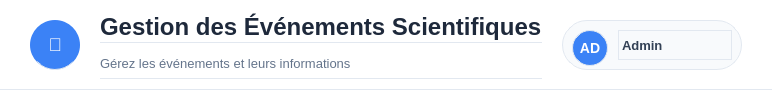
         <widget class="QFrame" name="headerFrameEvenements">
          <property name="minimumSize">
           <size>
            <width>0</width>
            <height>90</height>
           </size>
          </property>
          <property name="maximumSize">
           <size>
            <width>16777215</width>
            <height>90</height>
           </size>
          </property>
          <property name="styleSheet">
           <string notr="true">background-color: white; border-bottom: 1px solid #e2e8f0;</string>
          </property>
          <property name="frameShape">
           <enum>QFrame::Shape::NoFrame</enum>
          </property>
          <layout class="QHBoxLayout" name="horizontalLayoutHeaderEv">
           <property name="spacing">
            <number>20</number>
           </property>
           <property name="leftMargin">
            <number>30</number>
           </property>
           <property name="rightMargin">
            <number>30</number>
           </property>
           <item>
            <widget class="QLabel" name="iconEvenements">
             <property name="minimumSize">
              <size>
               <width>50</width>
               <height>50</height>
              </size>
             </property>
             <property name="maximumSize">
              <size>
               <width>50</width>
               <height>50</height>
              </size>
             </property>
             <property name="styleSheet">
              <string notr="true">background-color: #3b82f6; border-radius: 25px; color: white; font-size: 18px;</string>
             </property>
             <property name="text">
              <string>📅</string>
             </property>
             <property name="alignment">
              <set>Qt::AlignmentFlag::AlignCenter</set>
             </property>
            </widget>
           </item>
           <item>
            <layout class="QVBoxLayout" name="verticalLayoutTitleEv">
             <property name="spacing">
              <number>4</number>
             </property>
             <item>
              <widget class="QLabel" name="titleEvenements">
               <property name="styleSheet">
                <string notr="true">color: #1e293b; font-size: 24px; font-weight: 700; background: transparent;</string>
               </property>
               <property name="text">
                <string>Gestion des Événements Scientifiques</string>
               </property>
              </widget>
             </item>
             <item>
              <widget class="QLabel" name="subtitleEvenements">
               <property name="styleSheet">
                <string notr="true">color: #64748b; font-size: 13px; background: transparent;</string>
               </property>
               <property name="text">
                <string>Gérez les événements et leurs informations</string>
               </property>
              </widget>
             </item>
            </layout>
           </item>
           <item>
            <spacer name="horizontalSpacerHeaderEv">
             <property name="orientation">
              <enum>Qt::Orientation::Horizontal</enum>
             </property>
             <property name="sizeHint" stdset="0">
              <size>
               <width>0</width>
               <height>0</height>
              </size>
             </property>
            </spacer>
           </item>
           <item>
            <widget class="QFrame" name="userFrameEv">
             <property name="minimumSize">
              <size>
               <width>180</width>
               <height>50</height>
              </size>
             </property>
             <property name="maximumSize">
              <size>
               <width>180</width>
               <height>50</height>
              </size>
             </property>
             <property name="styleSheet">
              <string notr="true">background-color: #f8fafc; border-radius: 25px; border: 1px solid #e2e8f0;</string>
             </property>
             <layout class="QHBoxLayout" name="horizontalLayoutUserEv">
              <property name="spacing">
               <number>10</number>
              </property>
              <item>
               <widget class="QLabel" name="avatarEv">
                <property name="minimumSize">
                 <size>
                  <width>36</width>
                  <height>36</height>
                 </size>
                </property>
                <property name="maximumSize">
                 <size>
                  <width>36</width>
                  <height>36</height>
                 </size>
                </property>
                <property name="styleSheet">
                 <string notr="true">background-color: #3b82f6; border-radius: 18px; color: white; font-weight: bold; font-size: 14px;</string>
                </property>
                <property name="text">
                 <string>AD</string>
                </property>
                <property name="alignment">
                 <set>Qt::AlignmentFlag::AlignCenter</set>
                </property>
               </widget>
              </item>
              <item>
               <widget class="QLabel" name="userNameEv">
                <property name="styleSheet">
                 <string notr="true">color: #334155; font-size: 13px; font-weight: 600; background: transparent;</string>
                </property>
                <property name="text">
                 <string>Admin</string>
                </property>
               </widget>
              </item>
             </layout>
            </widget>
           </item>
          </layout>
         </widget>
